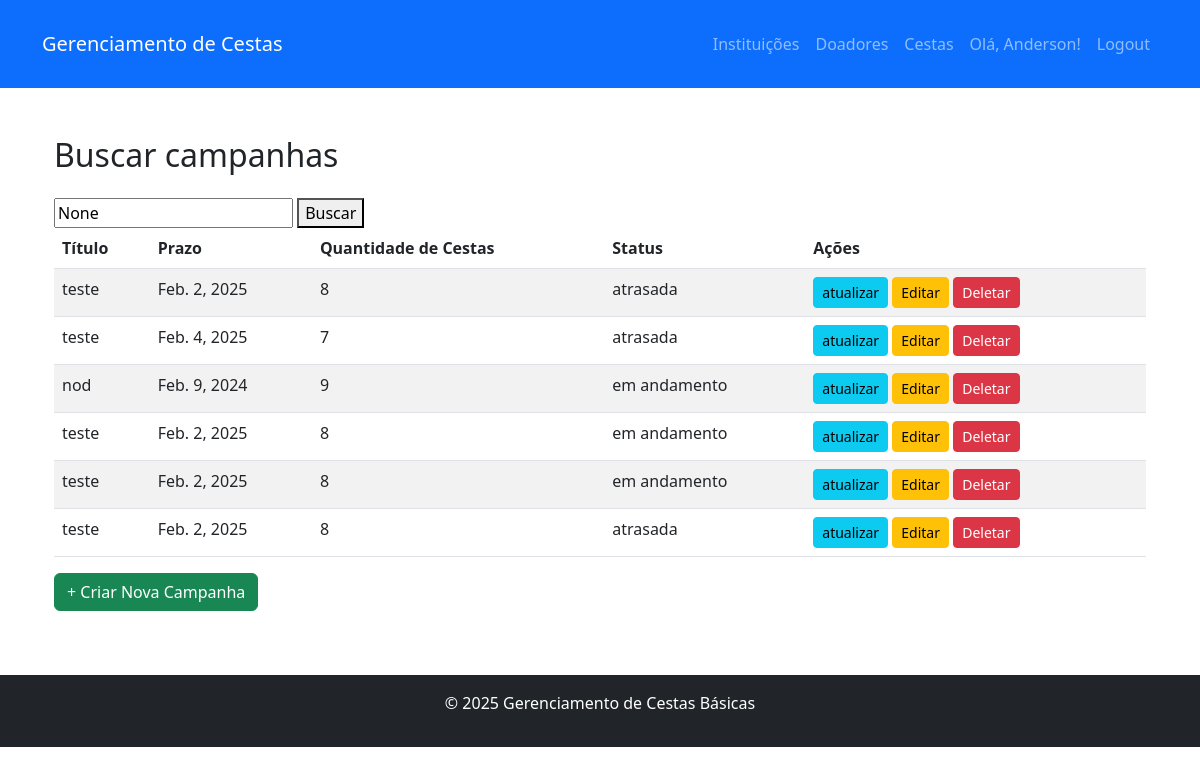
Screenshot of /home/campanhas/ (signed in) with the database file from the repository.
### gerenciador/models.py (models this page shows)
class TbCampanhas(models.Model):
    ID_Campanha = models.AutoField(primary_key=True, null= False)
    Titulo = models.CharField(max_length= 255, null= False)
    Prazo = models.DateField(null= False)
    Quantidade_Cestas = models.PositiveIntegerField(null= False)
    STATUS_CHOICES = [
        ('em andamento', 'Em andamento'),
        ('concluida', 'Concluída'),
        ('atrasada', 'Atrasada'),
        ('concluida com atraso', 'Concluída com atraso'),
    ]
    status = models.CharField(max_length=20, choices=STATUS_CHOICES, default='em andamento')
    Id_Cesta = models.ForeignKey(TbModelo_Cesta, verbose_name=("Modelo_cesta"), on_delete=models.CASCADE)

### gerenciador/views.py (the view)
def buscar_campanhas(request):
    query = request.GET.get('q')
    Campanhas = TbCampanhas.objects.all()
    if query:
        Campanhas = Campanhas.filter(name__icontains=query)
    return render(request, 'campanhas.html', {'campanhas': Campanhas, 'query': query})

### gerenciador/templates/campanhas.html
{% extends 'base.html' %}
{% block content %}
    <div class="container">
        <h2 class="mb-4">Buscar campanhas</h2>
        <form method="get" action="{% url 'campanhas' %}">
            <input type="text" name="q" placeholder="Digite o nome da campanha" value="{{ query }}">
            <button type="submit">Buscar</button>
        </form>
        {% if campanhas %}
            <table class="table table-striped">
                <thead>
                    <tr>
                        <th>Título</th>
                        <th>Prazo</th>
                        <th>Quantidade de Cestas</th>
                        <th>Status</th>
                        <th>Ações</th>
                    </tr>
                </thead>
                <tbody>
                    {% for campanha in campanhas %}
                        <tr>
                            <td>{{ campanha.Titulo }}</td>
                            <td>{{ campanha.Prazo }}</td>
                            <td>{{ campanha.Quantidade_Cestas }}</td>
                            <td>{{ campanha.status }}</td>
                            <td>
                                <a href="{% url 'atualizar-status' campanha.ID_Campanha %}" class="btn btn-info btn-sm">atualizar</a>
                                <a href="{% url 'editar_campanha' campanha.ID_Campanha %}" class="btn btn-warning btn-sm">Editar</a>
                                <a href="{% url 'deletar_campanha' campanha.ID_Campanha %}" class="btn btn-danger btn-sm">Deletar</a>
                            </td>
                        </tr>
                    {% endfor %}
                </tbody>
            </table>
        {% else %}
            <p class="text-muted">Nenhuma campanha cadastrada.</p>
        {% endif %}
        <a href="{% url 'criar_campanha' %}" class="btn btn-success mb-3">+ Criar Nova Campanha</a>
    </div>
{% endblock %}

### app/templates/base.html (shortened to what this page needs)
<!DOCTYPE html>
<html lang="en">
<head>
    <link href="https://cdn.jsdelivr.net/npm/bootstrap@5.3.0/dist/css/bootstrap.min.css" rel="stylesheet">
</head>
<body>
    <header class="bg-primary text-white py-3">
        <div class="container">
            <nav class="navbar navbar-expand-lg navbar-dark">
                <a class="navbar-brand" href="{% url 'home' %}">Gerenciamento de Cestas</a>
                <div class="collapse navbar-collapse" id="navbarNav">
                    <ul class="navbar-nav ms-auto">
                        {% if user.is_authenticated %}
                            <li class="nav-item">
                                <a class="nav-link" href="{% url 'lista_instituicoes' %}">Instituições</a>
                            </li>
                            <li class="nav-item">
                                <a class="nav-link" href="{% url 'lista_doadores' %}">Doadores</a>
                            </li>
                            <li class="nav-item">
                                <a class="nav-link" href="{% url 'lista_cestas' %}">Cestas</a>
                            </li>
                            <li class="nav-item">
                                <span class="nav-link">Olá, {{ user.username }}!</span>
                            </li>
                            <li class="nav-item">
                                <a class="nav-link" href="{% url 'logout' %}">Logout</a>
                            </li>
                        {% endif %}
                    </ul>
                </div>
            </nav>
        </div>
    </header>
    <main class="container my-5">
        {% block content %}{% endblock %}
    </main>
    <footer class="bg-dark text-white text-center py-3">
        <div class="container">
            <p>&copy; 2025 Gerenciamento de Cestas Básicas</p>
        </div>
    </footer>
</body>
</html>

### rows the page displays
TbCampanhas: Titulo "teste", Prazo "Feb. 2, 2025", Quantidade_Cestas "8", status "atrasada"
TbCampanhas: Titulo "teste", Prazo "Feb. 4, 2025", Quantidade_Cestas "7", status "atrasada"
TbCampanhas: Titulo "nod", Prazo "Feb. 9, 2024", Quantidade_Cestas "9", status "em andamento"
TbCampanhas: Titulo "teste", Prazo "Feb. 2, 2025", Quantidade_Cestas "8", status "em andamento"
TbCampanhas: Titulo "teste", Prazo "Feb. 2, 2025", Quantidade_Cestas "8", status "em andamento"
TbCampanhas: Titulo "teste", Prazo "Feb. 2, 2025", Quantidade_Cestas "8", status "atrasada"

### other values shown
{{ user.username }} "Anderson"
